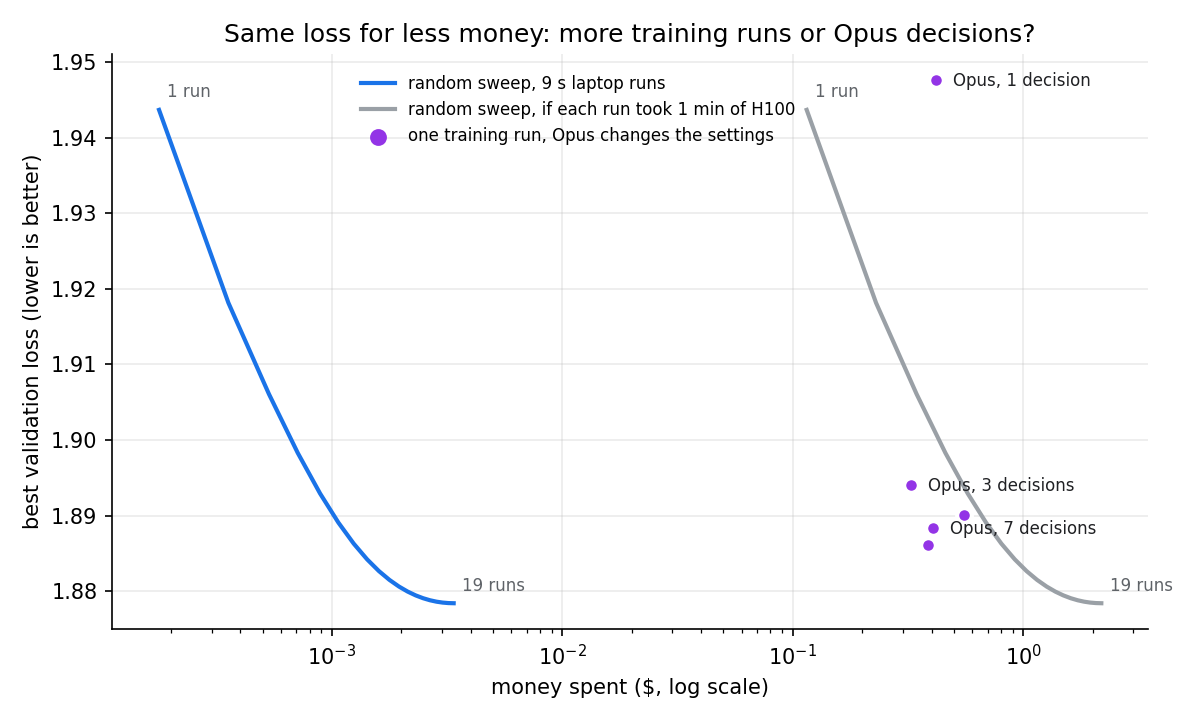

Generate this figure with Python:
"""Price the laptop and Opus, then compare: buy more training runs, or buy Opus decisions? -> cost.png and a printed table"""
import json, os
from math import comb
import matplotlib; matplotlib.use("Agg")
import matplotlib.pyplot as plt

HERE = os.path.dirname(os.path.abspath(__file__))
OPUS = dict(input=4, cache_write=5, cache_read=0.2, output=20)   # $ per million tokens, Opus 5.5 list price
LAPTOP = 2000 / (3 * 365 * 86400)                                  # $2,000 MacBook used for 3 years, $ per second
H100 = 510 / 74 / 3600                                             # $ per second, AWS on-demand (the MIT paper's figure)
RUN_SEC = 8.4                                                      # one 400-step training run on the laptop

rows = [json.loads(l) for l in open(os.path.join(HERE, "baselines.jsonl"))]
sweep = sorted(r["val"] for r in rows[:19])                        # the 19-run learning-rate sweep
tok = {r["run"]: r for r in map(json.loads, open(os.path.join(HERE, "agent_tokens.jsonl")))}
final = lambda n: json.loads(open(os.path.join(HERE, "runs", n, "log.jsonl")).readlines()[-1])["val"]


def best_of(n):
    """Expected best loss when you train n settings picked at random from the sweep."""
    return sum(sweep[i] * comb(19 - 1 - i, n - 1) for i in range(19)) / comb(19, n)


def opus_cost(n):
    t = tok[n]; return sum(t[k] * OPUS[k] / 1e6 for k in OPUS) + t["wall_sec"] * LAPTOP


run_cost = RUN_SEC * LAPTOP
agents = [("opus_d1", 1), ("opus_d3", 3), ("opus1", 7), ("opus2", 7), ("opus3", 7)]
print(f"one training run on the laptop: ${run_cost:.5f}")
for n, d in agents: print(f"Opus, {d} decisions: ${opus_cost(n):.3f}, loss {final(n):.4f}")
mean7 = sum(final(n) for n, d in agents if d == 7) / 3
cost7 = sum(opus_cost(n) for n, d in agents if d == 7) / 3
same = next(k for k in range(1, 20) if best_of(k) <= mean7)
print(f"random sweep runs needed to match Opus with 7 decisions ({mean7:.4f}): {same}")
breakeven = cost7 / (same - 1)
print(f"Opus pays off when one training run costs more than ${breakeven:.3f} = {breakeven / LAPTOP / 3600:.1f} laptop-hours = {breakeven / H100:.0f} H100-seconds")
print(f"all 5 Opus runs at list price: ${sum(opus_cost(n) for n, _ in agents):.2f}")

fig, ax = plt.subplots(figsize=(8, 4.8), dpi=150)
for price, label, col in ((run_cost, "random sweep, 9 s laptop runs", "#1a73e8"), (60 * H100, "random sweep, if each run took 1 min of H100", "#9aa0a6")):
    ax.plot([k * price for k in range(1, 20)], [best_of(k) for k in range(1, 20)], color=col, lw=2, label=label)
    for k in (1, 19): ax.annotate(f"{k} run{'s' if k > 1 else ''}", (k * price, best_of(k)), textcoords="offset points", xytext=(4, 6), fontsize=8, color="#5f6368")
for n, d in agents:
    ax.scatter(opus_cost(n), final(n), s=50, color="#9334e6", edgecolor="white", linewidth=2, zorder=3)
for d, xy in ((1, "opus_d1"), (3, "opus_d3"), (7, "opus2")):
    ax.annotate(f"Opus, {d} decision{'s' if d > 1 else ''}", (opus_cost(xy), final(xy)), textcoords="offset points", xytext=(8, -3), fontsize=8, color="#202124")
ax.scatter([], [], s=50, color="#9334e6", label="one training run, Opus changes the settings")
ax.set_xscale("log"); ax.set_xlabel("money spent ($, log scale)"); ax.set_ylabel("best validation loss (lower is better)")
ax.spines[["top", "right"]].set_visible(False); ax.grid(alpha=0.25); ax.legend(frameon=False, fontsize=8, loc="upper center", bbox_to_anchor=(0.45, 0.99))
ax.set_title("Same loss for less money: more training runs or Opus decisions?")
fig.tight_layout(); fig.savefig(os.path.join(HERE, "cost.png"))
